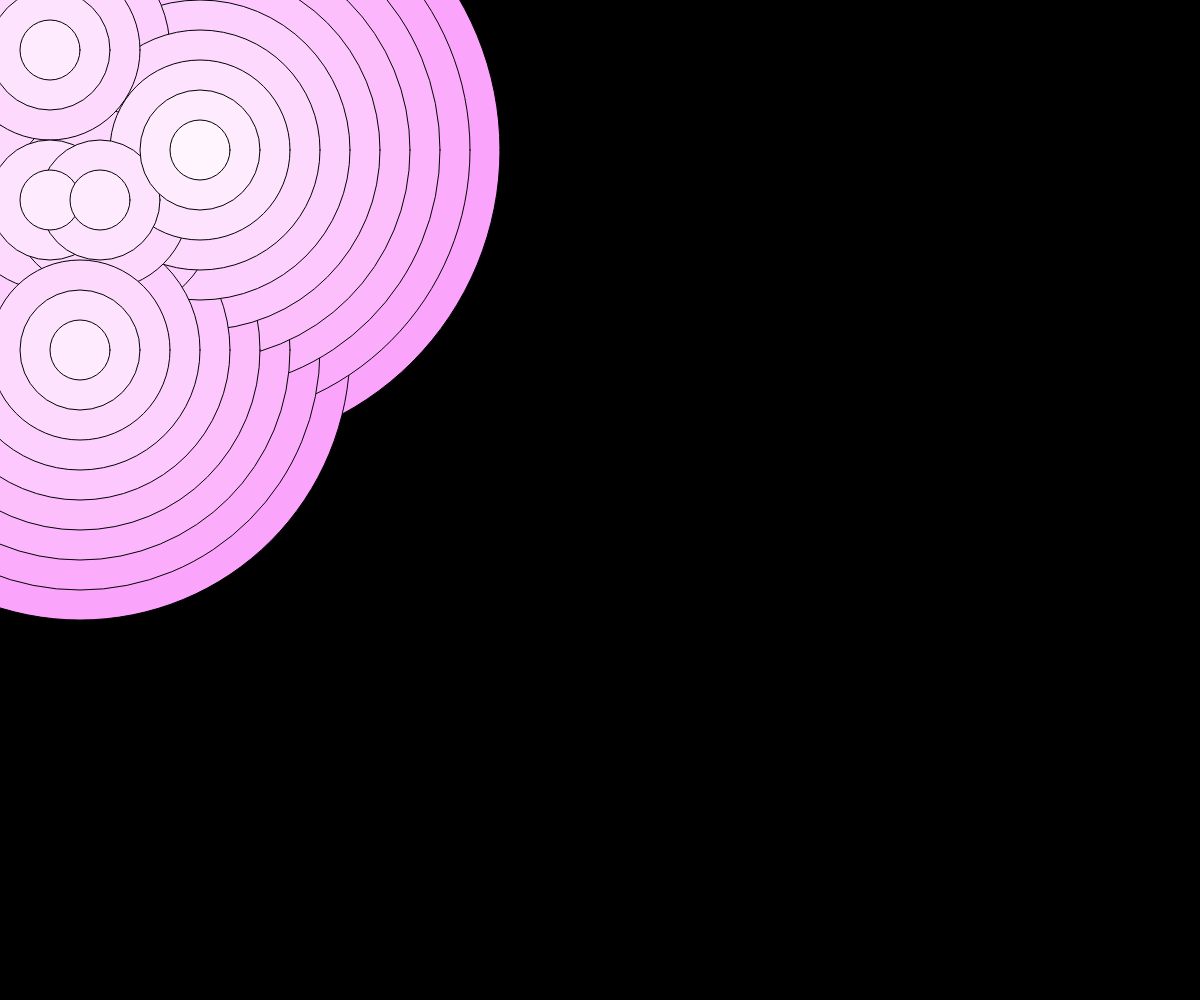
Frame 1 (no input)
Frame 60 (no input): identical to frame 1, image omitted
Frame 120 (the mouse pressed at the canvas centre since frame 60): identical to frame 1, image omitted

The p5.js sketch that drew this single still picture (run headless with seeded random() and noise() and a simulated clock; from frame 60 on, the mouse is pressed at the canvas centre):

// p5.js sketch
// ── sketch.js
let x,y,d;
let colorPalette = ['#fba4fc','#fbadfc','#fbb6fc','#fcbffc','#fcc8fd','#fdd1fd','#fddafd','#fde3fe','#feecfe','#fef5fe'];
let numCircles;
let spacing;
let posY = [150, 30, 200, 350, 50];
let posX = [200, 50, 100, 80, 50];
function setup() {
  // Create a canvas that fills the entire browser window
  createCanvas(windowWidth, windowHeight);

  x = width/2;
  y = height/2;
  d = width/2;
  numCircles = 10;
  spacing = d/numCircles;

}

function draw() {
  // Set background to black
  background(0);
  d = width/2;
for(i = 0; i < numCircles; i++)
{
fill(colorPalette[i]);
 circle(posX[0],posY[0],d);
d = d - spacing;

fill(colorPalette[i]);
circle(posX[1],posY[2],d);

fill(colorPalette[i]);
circle(posX[2],posY[2],d);

fill(colorPalette[i]);
circle(posX[3],posY[3],d);

fill(colorPalette[i]);
circle(posX[4],posY[4],d);

fill(colorPalette[i]);
circle(posX[5],posY[5],d);

}


}
